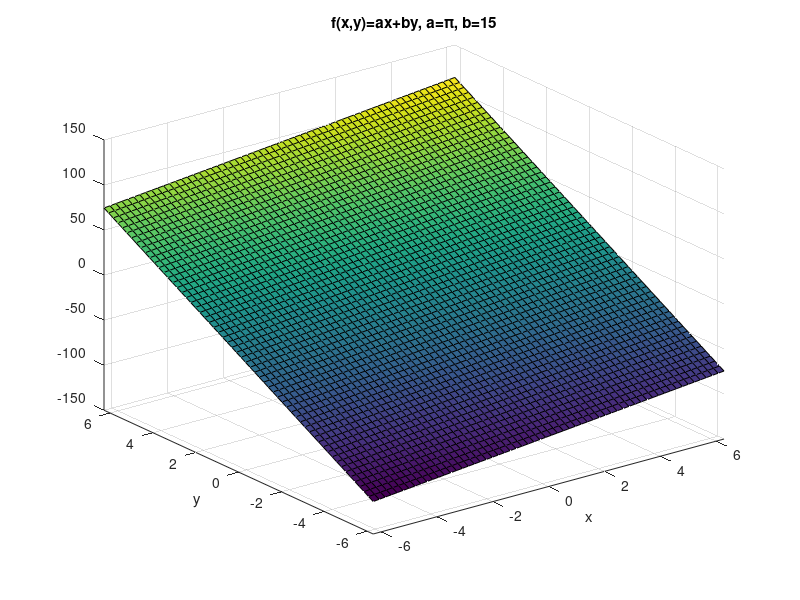

Recreate this plot in MATLAB.
%% Anonymous Function Examples
% Defining (Anonymous) Functions at the Command Line
%
% This demo shows some examples of how to define functions at the
% command line in a new much simpler way than with the |inline|
% function.

% Copyright 1984-2004 The MathWorks, Inc. 
% $Revision: 1.1.6.3 $  $Date: 2004/03/19 17:49:27 $


%% Integrating a function
% Consider the function 10*x.
%
% $$h(x)= 10x$$
%
% If we want to allow any multiplier of x, not just 10, we might
% create a variable g (where g is initially set to 10), and create a
% new function
%
% $$h(x)= g * x$$
%
% Let's do this in MATLAB by creating a function handle h.
g=10;
h=@(x) g*x;

%%
% You can integrate the function by passing its handle to quad.
quad(h,1,10)

%%
% Consider another function:
%
% $$f(x)= sin(\alpha x)$$
% 
% Create a function handle to this function where |alpha = 0.9|.
alpha=0.9;
f=@(x) sin(alpha*x); 

%%
% Plot the function and shade the area under it.
x=0:pi/100:pi;
area(x,f(x)); % You can evaluate f without feval
title('f(x)= sin(\alpha x), \alpha =.9');

%%
% We can use quad to calculate the area under the function between a
% range of values.
quad(f,0,pi)

%% Minimizing a function
% Consider the function:
% 
% $$f(x)=a x^2 + bx + c$$ 
%
% where |a=1, b=-2, and c=1|
%
% Create a function handle for it.
a=1;b=-2;c=1;
f=@(x)(a*x.^2+b*x+c);

%%
ezplot(f); % Plot the function
title('f(x)=ax^2+bx+c, a=1,b=-2,c=1');
hold on;

% Find and plot the minimum
minimum=fminbnd(f,-2,2); % We can pass the function handle direct to the minimization routine
plot(minimum,f(minimum),'d'); % We can evaluate the function without using feval
grid;
hold off;

%% 2D functions
% We can create handles to functions of many variables
a=pi;b=15;
f=@(x,y) (a*x+b*y); 
ezsurf(f);
title('f(x,y)=ax+by, a=\pi, b=15');

%% Function composition
% We can also create handles to functions of functions

f=@(x) x.^2;
g=@(x) 3*x;
h=@(x) g(f(x));
h(3)
